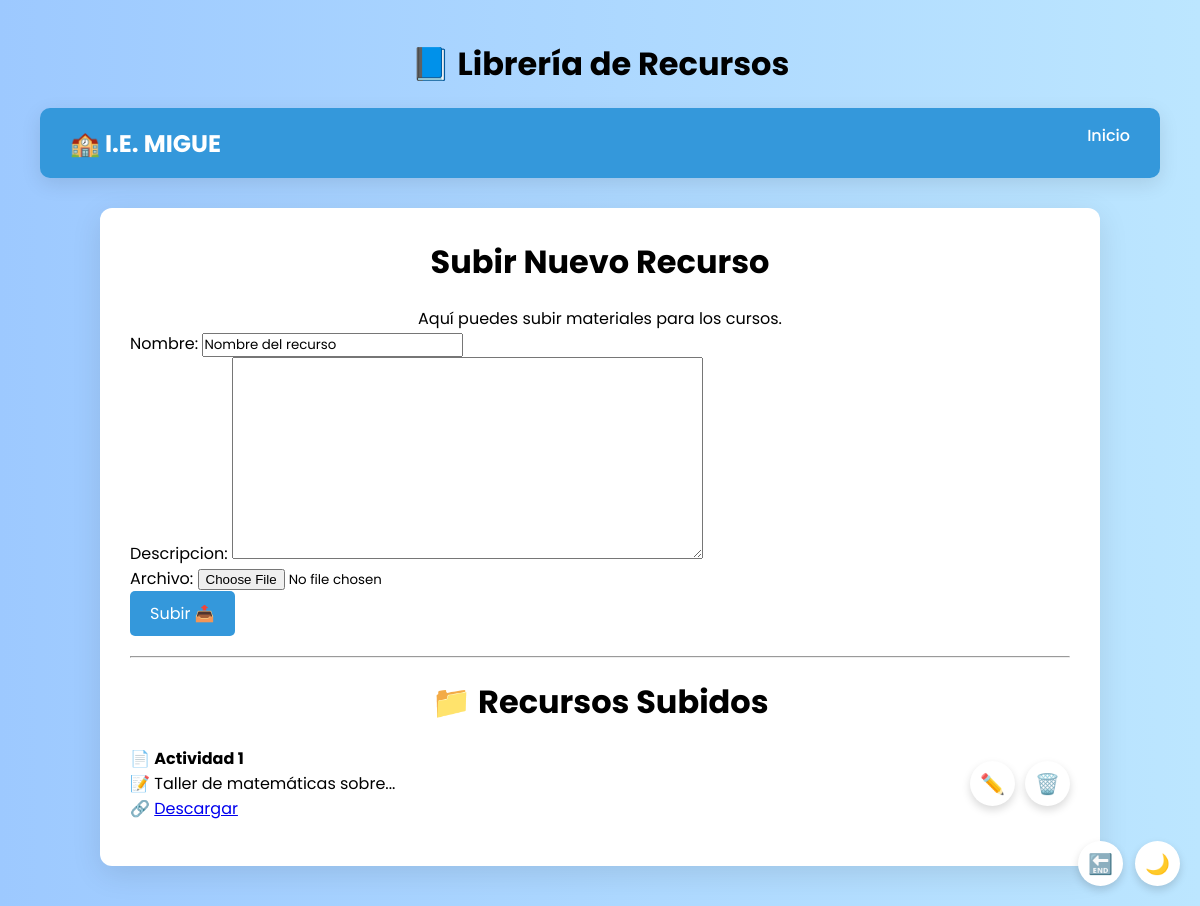
Before: /libreria_recursos/ (signed in) with the older database file.
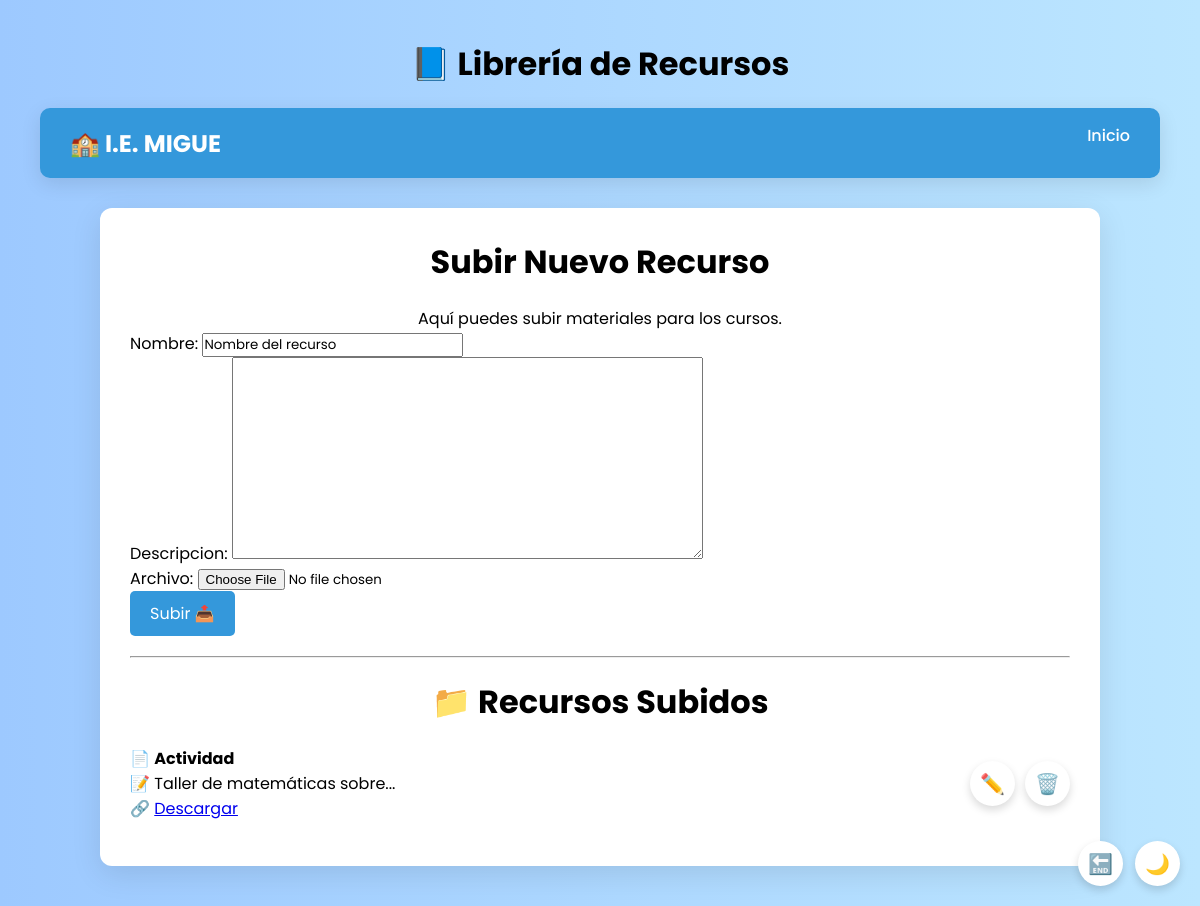
After: the same page with the newer database file.
### usuarios/models.py (models this page shows, shortened)
class Recurso(models.Model):
    nombre = models.CharField(max_length=100, default="Recurso sin nombre")
    archivo = models.FileField(upload_to='recursos/')
    descripcion = models.TextField(blank=True, null=True)
    fecha_agregado = models.DateTimeField(auto_now_add=True)

### usuarios/views.py (the view)
# urls.py: path('libreria_recursos/', views.libreria_recursos, name='libreria_recursos'),
@login_required
def libreria_recursos(request):
    if request.method == 'POST':
        form = RecursoForm(request.POST, request.FILES)
        if form.is_valid():
            form.save()
            return redirect('libreria_recursos')
    else:
        form = RecursoForm()
    recursos = Recurso.objects.all()
    return render(request, 'usuarios/libreria_recursos.html', {
        'form': form,
        'recursos': recursos
    })

### usuarios/forms.py
class RecursoForm(forms.ModelForm):
    class Meta:
        model = Recurso
        fields = ['nombre', 'descripcion', 'archivo']
    def __init__(self, *args, **kwargs):
        super().__init__(*args, **kwargs)
        self.fields['nombre'].initial = 'Nombre del recurso'

### usuarios/templates/usuarios/libreria_recursos.html (shortened to what this page needs)
{% load static %}
{% block content %}
<!DOCTYPE html>
<html lang="es">
<head>
</head>
<body>
  <div class="floating-buttons">
    <form method="POST" action="{% url 'logout' %}">
      <button class="icon-button" title="Cerrar sesión">🔚</button>
    </form>
    <button class="icon-button" onclick="toggleDarkMode()" id="darkToggle" title="Modo oscuro/claro">🌙</button>
  </div>
  <h2>📘 Librería de Recursos</h2>
  <nav class="navbar">
    <div class="logo">🏫 I.E. MIGUE</div>
    <ul class="nav-links">
      <li><a href="{% url 'panel_docentes' %}">Inicio</a></li>
    </ul>
  </nav>
  <div class="container">
    <h1>Subir Nuevo Recurso</h1>
    <p style="text-align:center;">Aquí puedes subir materiales para los cursos.</p>
    <form method="POST" enctype="multipart/form-data">
      {{ form.as_p }}
      <button type="submit" class="upload-button">
        Subir 📤
      </button>
    </form>
    <hr style="margin: 20px 0;">
    <h2 style="text-align:center;">📁 Recursos Subidos</h2>
    <ul>
      {% for recurso in recursos %}
        <li onclick="window.location.href='{% url 'detalle_recurso' recurso.id %}'">
          <div>
            📄 <strong>{{ recurso.nombre }}</strong><br>
            📝 {{ recurso.descripcion }}<br>
            🔗 <a href="{{ recurso.archivo.url }}" target="_blank">Descargar</a><br>
          </div>
          <div>
            <a href="{% url 'editar_recurso' recurso.id %}" class="icon-button" title="Editar Recurso">✏️</a>
            <form method="POST" action="{% url 'eliminar_recurso' recurso.id %}" style="display:inline;">
              <button type="submit" class="icon-button" title="Eliminar Recurso" onclick="return confirm('¿Estás seguro de que quieres eliminar este recurso?');">🗑️</button>
            </form>
          </div>
        </li>
      {% empty %}
        <li>No hay recursos subidos aún.</li>
      {% endfor %}
    </ul>
  </div>
</body>
</html>
{% endblock %}

Changed rows visible on the page:
changed Recurso "Taller de matemáticas sobre...": nombre "Actividad 1" → "Actividad"
